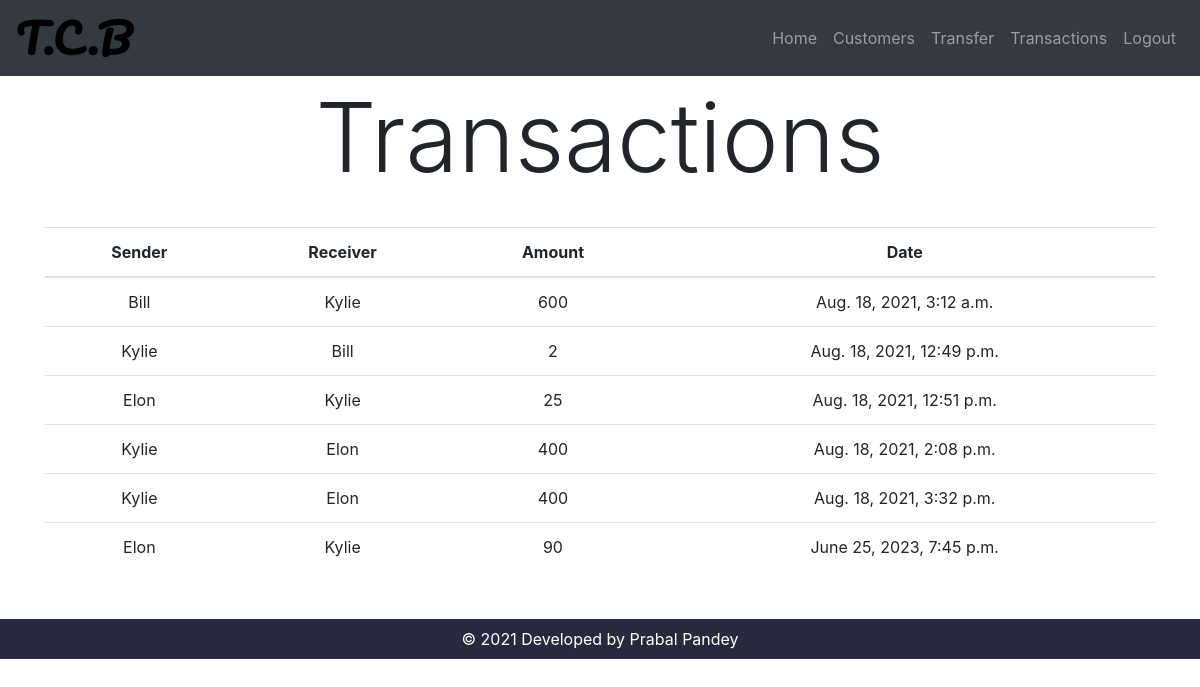
Screenshot of /transactions/ with the database file from the repository.
### app1/models.py (models this page shows, shortened)
class Transaction(models.Model):
    sname = models.CharField(max_length=122)
    rname = models.CharField(max_length=122)
    money=models.IntegerField()
    tdate = models.DateTimeField()

### app1/views.py (the view)
# urls.py: path("transactions/", views.transactions, name="transactions")
def transactions(request):
    transaction = Transaction.objects.all()
    return render(request,'transactions.html',{'tc':transaction})

### templates/transactions.html (shortened to what this page needs)
{% extends 'base.html' %}
{% block head %} Transactions {% endblock head %}
{% block body %}
<div class="container" style="text-align:center;">
    {%if tc%}
    <table class="table">
        <thead>
            <tr>
                <th scope="col">Sender</th>
                <th scope="col">Receiver</th>
                <th scope="col">Amount</th>
                <th scope="col">Date</th>
            </tr>
        </thead>
        <tbody>
            {%for t in tc %}
            <tr>
                <td>{{t.sname}}</td>
                <td>{{t.rname}}</td>
                <td>{{t.money}}</td>
                <td>{{t.tdate}}</td>
            </tr>
            {% endfor %}
        </tbody>
        {% endif %}
    </table>
</div>
{% endblock body %}

### static/css/homepage.css (style rules this page uses)
.table th, .table td { vertical-align: middle !important; }
.table { width: 100%; margin-bottom:spacer; color: table-color; background-color: table-bg; vertical-align: middle; }

### rows the page displays
Transaction: sname "Bill", rname "Kylie", money "600", tdate "Aug. 18, 2021, 3:12 a.m."
Transaction: sname "Kylie", rname "Bill", money "2", tdate "Aug. 18, 2021, 12:49 p.m."
Transaction: sname "Elon", rname "Kylie", money "25", tdate "Aug. 18, 2021, 12:51 p.m."
Transaction: sname "Kylie", rname "Elon", money "400", tdate "Aug. 18, 2021, 2:08 p.m."
Transaction: sname "Kylie", rname "Elon", money "400", tdate "Aug. 18, 2021, 3:32 p.m."
Transaction: sname "Elon", rname "Kylie", money "90", tdate "June 25, 2023, 7:45 p.m."
